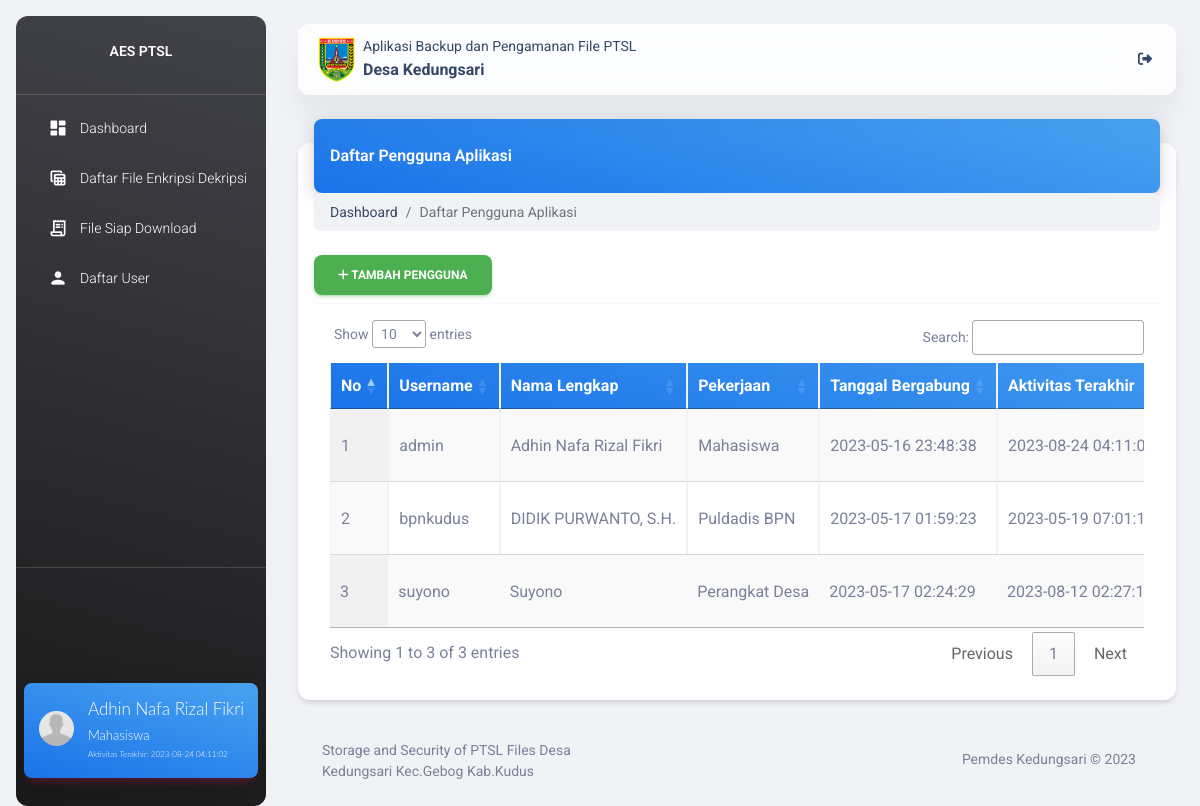
The app's page /dashboard/daftar_user.php (signed in) with its own data.
### tables this page shows
CREATE TABLE `users` (
  `id_user` int(11) NOT NULL,
  `username` varchar(15) NOT NULL,
  `password` varchar(100) DEFAULT NULL,
  `fullname` varchar(50) DEFAULT NULL,
  `job_title` varchar(50) DEFAULT NULL,
  `join_date` timestamp NULL DEFAULT NULL,
  `last_activity` timestamp NULL DEFAULT NULL,
  `status` enum('admin','user') DEFAULT NULL
);

### dashboard/daftar_user.php (the view, shortened to what this page needs)
<?php
include('../config.php');
?>
<!DOCTYPE html>
<html>
<?php
$user = $_SESSION['username'];
$query = mysqli_query($koneksi,"SELECT fullname,job_title,last_activity FROM users WHERE username='$user'");
$data = mysqli_fetch_array($query);
?>
  <head>
<?php include('layout/header.php'); ?>
<?php include('layout/sidebar.php'); ?>
  <div class="container-fluid py-4">
      <div class="row">
        <div class="col-12">
          <div class="card my-4">
            <div class="card-header p-0 position-relative mt-n4 mx-3 z-index-2">
              <div class="bg-gradient-info shadow-primary border-radius-lg pt-4 pb-3">
                <h6 class="text-white text-capitalize ps-3">Daftar Pengguna Aplikasi</h6>
              </div>
              <ol class="breadcrumb mb-0">
                  <li class="breadcrumb-item active"><a href="index.php">Dashboard</a></li>
                  <li class="breadcrumb-item active">Daftar Pengguna Aplikasi</li>
              </ol>
            </div>
            <div class="card-body px-3 pb-2">
              <a type="button" class="btn btn-success mb-2" href="tambah_user.php" >
                    <div class="fas fa-plus"></div> Tambah Pengguna
                    </a>
                <hr class="dark horizontal my-0">
                  <div class="card-footer p-3">
            <table id="tabelku" class="table table-bordered responsive display nowrap" width="80%">
              <thead class="bg-gradient-info text-white">
                <tr>
                  <td><strong>No</strong></td>
                  <td><strong>Username</strong></td>
                  <td><strong>Nama Lengkap</strong></td>
                  <td><strong>Pekerjaan</strong></td>
                  <td><strong>Tanggal Bergabung</strong></td>
                  <td><strong>Aktivitas Terakhir</strong></td>
                </tr>
              </thead>
               <tbody>
                        <?php
                          $i = 1;
                          $query = mysqli_query($koneksi,"SELECT * FROM users");
                          while ($data = mysqli_fetch_array($query)) { ?>
                          <tr>
                            <td><?php echo $i; ?></td>
                            <td><?php echo $data['username']; ?></td>
                            <td><?php echo $data['fullname']; ?></td>
                            <td><?php echo $data['job_title']; ?></td>
                            <td><?php echo $data['join_date']; ?></td>
                            <td><?php echo $data['last_activity']; ?></td>
                          </tr>
                          <?php
                          $i++;
                        } ?>
                        </tbody>
              </table>
              </div>
            </div>
          </div>
        </div>
<?php include('layout/footer.php'); ?>

### dashboard/layout/header.php (shortened to what this page needs)
  <link href="../assets/css/nucleo-icons.css" rel="stylesheet" />
  <link href="../assets/css/nucleo-svg.css" rel="stylesheet" />
  <link id="pagestyle" type="text/css" href="../assets/css/styles.css" rel="stylesheet" />
  <link href="../assets/css/datatables.css" rel="stylesheet"/>
  <link href="https://cdn.datatables.net/1.13.4/css/jquery.dataTables.min.css" rel="stylesheet"/>
  <link rel="stylesheet" type="text/css"  href="../assets/css/sweetalert2.min.css" />
</head>

### dashboard/layout/sidebar.php (shortened to what this page needs)
<body class="g-sidenav-show  bg-gray-200">
  <aside class="sidenav navbar navbar-vertical navbar-expand-xs border-0 border-radius-xl my-3 fixed-start ms-3   bg-gradient-dark" id="sidenav-main">
    <div class="sidenav-header">
      <a class="navbar-brand m-0" href=" " target="_blank">
        <center><span class="font-weight-bold text-white">AES PTSL</span></center>
      </a>
    </div>
    <hr class="horizontal light mt-0 mb-2">
    <div class="collapse navbar-collapse  w-auto  max-height-vh-100 ps" id="sidenav-collapse-main">
      <ul class="navbar-nav">
        <li class="nav-item" >
          <a class="nav-link text-white " href="index.php">
            <div class="text-white text-center me-2 d-flex align-items-center justify-content-center">
              <i class="material-icons opacity-10">dashboard</i>
            </div>
            <span class="nav-link-text ms-1">Dashboard</span>
          </a>
        </li>
        <?php
            $v = $_SESSION['username'];
            $query = mysqli_query($koneksi,"SELECT * FROM users WHERE username='$v'");
            $users = mysqli_fetch_array($query);
            if ($users['status'] == 'admin') {
              echo '<li class="nav-item ">
          <a class="nav-link text-white " href="daftar_file.php">
            <div class="text-white text-center me-2 d-flex align-items-center justify-content-center">
              <i class="material-icons opacity-10">table_view</i>
            </div>
            <span class="nav-link-text ms-1">Daftar File Enkripsi Dekripsi</span>
          </a>
        </li>
        <li class="nav-item">
          <a class="nav-link text-white " href="decrypt.php">
            <div class="text-white text-center me-2 d-flex align-items-center justify-content-center">
              <i class="material-icons opacity-10">receipt_long</i>
            </div>
            <span class="nav-link-text ms-1">File Siap Download</span>
          </a>
        </li>
        <li class="nav-item">
          <a class="nav-link text-white " href="daftar_user.php">
            <div class="text-white text-center me-2 d-flex align-items-center justify-content-center">
              <i class="material-icons opacity-10">person</i>
            </div>
            <span class="nav-link-text ms-1">Daftar User</span>
          </a>
        </li>';
            }else {
              echo "";
            }
             ?>
      </ul>
    </div>
    <hr class="horizontal light mt-0 mb-2">
    <div class="sidenav-footer position-absolute w-100 bottom-1 ">
      <div class="mx-2">
        <div class="bg-gradient-info shadow-primary border-radius-lg pt-0 pb-0">
        <div class="user-panel text-white">
            <div class="pull-left image">
              <img class="img-circle" src="../assets/images/user.png" width="45px" alt="User Image"></div>
            <div class="pull-left info">
              <p><?php echo $data['fullname']; ?></p>
              <p class="designation"><?php echo $data['job_title']; ?></p>
              <p class="designation2">Aktivitas Terakhir: <?php echo $data['last_activity'] ?></p>
            </div>
          </div>
        </div>
      </div>
    </div>
  </aside>
  <main class="main-content position-relative max-height-vh-100 h-100 border-radius-lg ">
    <nav class="navbar navbar-main navbar-expand-lg px-0 mx-4 border-radius-xl position-sticky blur shadow-blur mt-4 left-auto top-1 z-index-sticky" id="navbarBlur" navbar-scroll="true">
      <div class="container-fluid py-1 px-3">
        <img src="../assets/images/kudus.png" width="45px" alt="" srcset="">
        <nav aria-label="breadcrumb">
          <ol class="breadcrumb bg-transparent mb-0 pb-0 pt-0 px-1 me-sm-6 me-5">
            <li class="breadcrumb-item text-sm text-dark active" aria-current="page">Aplikasi Backup dan Pengamanan File PTSL</li>
          </ol>
          <h6 class="font-weight-bolder mb-0 px-1">Desa Kedungsari</h6>
        </nav>
        <div class="collapse navbar-collapse mt-sm-0 mt-2 me-md-0 me-sm-4" id="navbar">
          <ul class="navbar-nav  justify-content-end">
            <li class="nav-item dropdown pe-2 px-3 d-flex align-items-center">
              <a href="javascript:;" class="nav-link text-body p-0" id="dropdownMenuButton" data-bs-toggle="dropdown" aria-expanded="false">
                <i class="fa fa-sign-out cursor-pointer"></i>
              </a>
            </li>
          </ul>
        </div>
      </div>
    </nav>

### dashboard/layout/footer.php (shortened to what this page needs)
<footer class="footer py-3  ">
        <div class="container-fluid">
          <div class="row align-items-center justify-content-lg-between">
            <div class="col-lg-4 mb-lg-0 mb-4">
              <div class="text-center text-sm text-muted text-lg-start">
                <a>Storage and Security of PTSL Files Desa Kedungsari Kec.Gebog Kab.Kudus</a>
              </div>
            </div>
            <div class="col-12 col-md-6">
              <ul class="nav nav-footer justify-content-center justify-content-lg-end">
                <li class="nav-item">
                  <a class="nav-link text-muted" href="#">Pemdes Kedungsari &copy; <?= date('Y'); ?></a>
                </li>
              </ul>
            </div>
          </div>
        </div>
      </footer>
    </div>
  </main>
</body>
</html>

### records on screen
users: fullname "Adhin Nafa Rizal Fikri", job_title "Mahasiswa", last_activity "2023-08-24 04:11:02", username "admin", join_date "2023-05-16 23:48:38", last_activity "2023-08-24…"
users: username "bpnkudus", fullname "DIDIK PURWANTO, S.H.", job_title "Puldadis BPN", join_date "2023-05-17 01:59:23", last_activity "2023-05-19…"
users: username "suyono", fullname "Suyono", job_title "Perangkat Desa", join_date "2023-05-17 02:24:29", last_activity "2023-08-12…"
